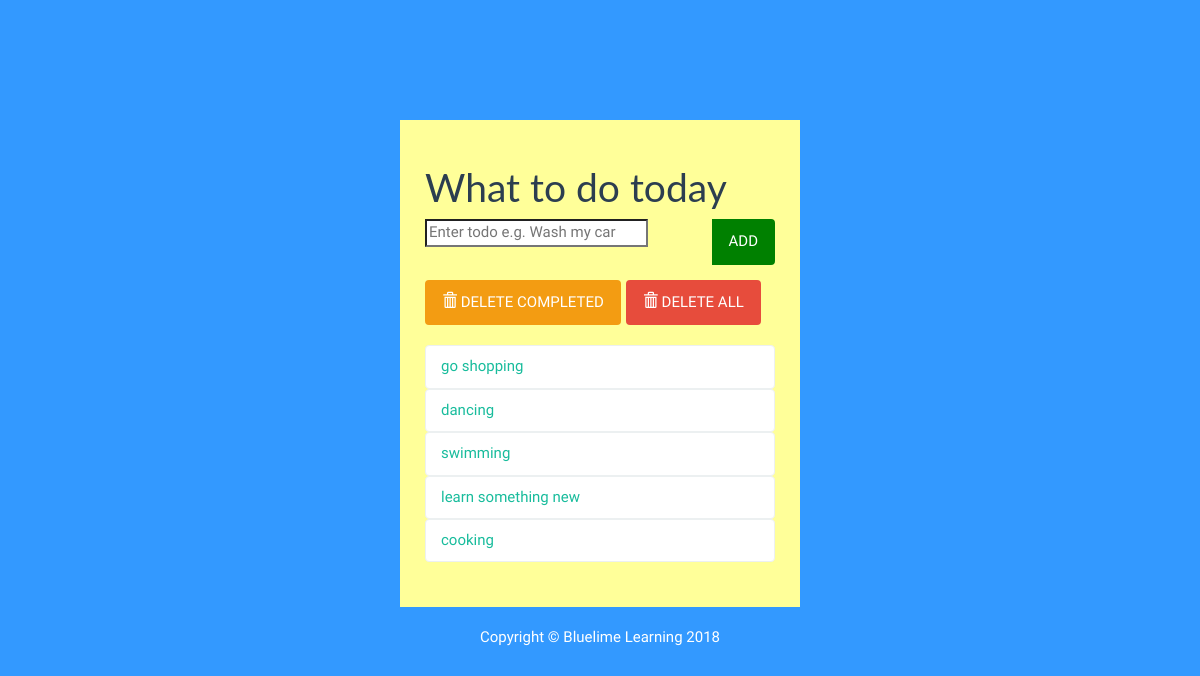
The page / on the database its author committed.
### todolist/models.py (models this page shows, shortened)
class Todolist(models.Model):
	text = models.CharField(max_length=45)
	completed = models.BooleanField(default=False)

### todolist/views.py (the view)
# urls.py: path('', views.index, name='index'),
def index(request):
	todo_items = Todolist.objects.order_by('id')
	form = TodoListForm()
	context = {'todo_items' : todo_items, 'form' : form}
	return render(request,'todolist/index.html', context)

### todolist/forms.py
class TodoListForm(forms.Form):
    text = forms.CharField(max_length=45,
	   widget = forms.TextInput(
		 attrs={'class':'form control', 'placeholder':'Enter todo e.g. Wash my car', 'aria-label':'Todo', 'aria-describeby':'add-btn'}))

### todolist/templates/todolist/index.html (shortened to what this page needs)
{% load static %}
<!DOCTYPE html>
<html lang="en">
	<head>
		<link rel="stylesheet" href="{% static 'todolist/bs/css/flatly.min.css' %}" />
		<link rel="stylesheet" href="{% static 'todolist/styles.css' %}" />
	</head>
	<body>
		<div class="container-fluid" id="wrapper">
			<div class="row">
				<div class="col-lg-4 col-lg-offset-4" id="content">
					<h1>What to do today </h1>
					<form action="{% url 'add' %}" method="POST" role="form">
						<div class="form-group">
							<div class="input-group">
									{{form.text}}
							  <span class="input-group-btn">
								  <button type="submit" class="btn btn-default" id="add-btn">ADD</button>
							  </span>
							</div>
						</div>
					</form>
					<div class="row t10">
						<div class="col-lg-12">
							<div class="btn-toolbar">
								<div class="btn-group">
									<a href="{% url 'deletecompleted' %}">
									<button type="button" class="btn btn-warning">
										<i class="glyphicon glyphicon-trash"></i> DELETE COMPLETED
									</button></a>
								</div>
								<div class="btn-group">
									<a href="{% url 'deleteall' %}">
									<button type="button" class="btn btn-danger">
										<i class="glyphicon glyphicon-trash"></i> DELETE ALL
									</button></a>
								</div>
							</div>
						</div>
					</div>
					<ul class="list-group t20">
						{% for todolist in todo_items %}
						    {% if todolist.completed %}
						    <li class="list-group-item todo-completed">{{todolist.text}}</li>
                            {% else %}
                            <a href="{% url 'completed' todolist.id %}"><li class="list-group-item">{{todolist.text}}</li>  </a>
                            {% endif %}
						    {% endfor %}
					</ul>
				</div>
			</div>
			<footer>
				<div class="row pad">
					<div class="col-lg-12 text-center">
						Copyright &copy; Bluelime Learning 2018
					</div>
				</div>
			</footer>
		</div>
	</body>
</html>

### todolist/static/todolist/styles.css (style rules this page uses)
body { background: #3399ff; font-family: 'Oswald', 'Futura', sans-serif; }
#wrapper { margin-top: 10% !important; }
#content { background:#ffff99; padding: 25px; }
.t10 { margin-top: 10px; }
.t20 { margin-top: 20px; }
footer { margin-top: 20px; color: white; }
#add-btn { background-color:green; border-color:green; }

### rows shown on the page
Todolist: text "go shopping"
Todolist: text "dancing"
Todolist: text "swimming"
Todolist: text "learn something new"
Todolist: text "cooking"
